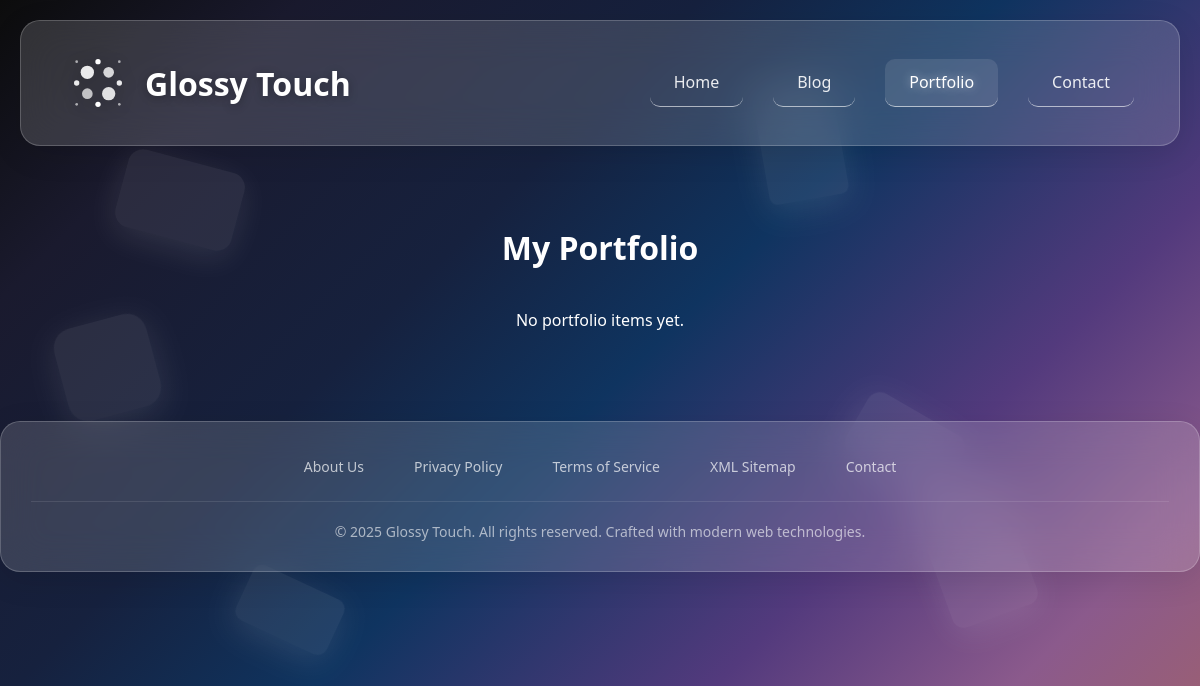
Page /portfolio/ on the earlier database version.
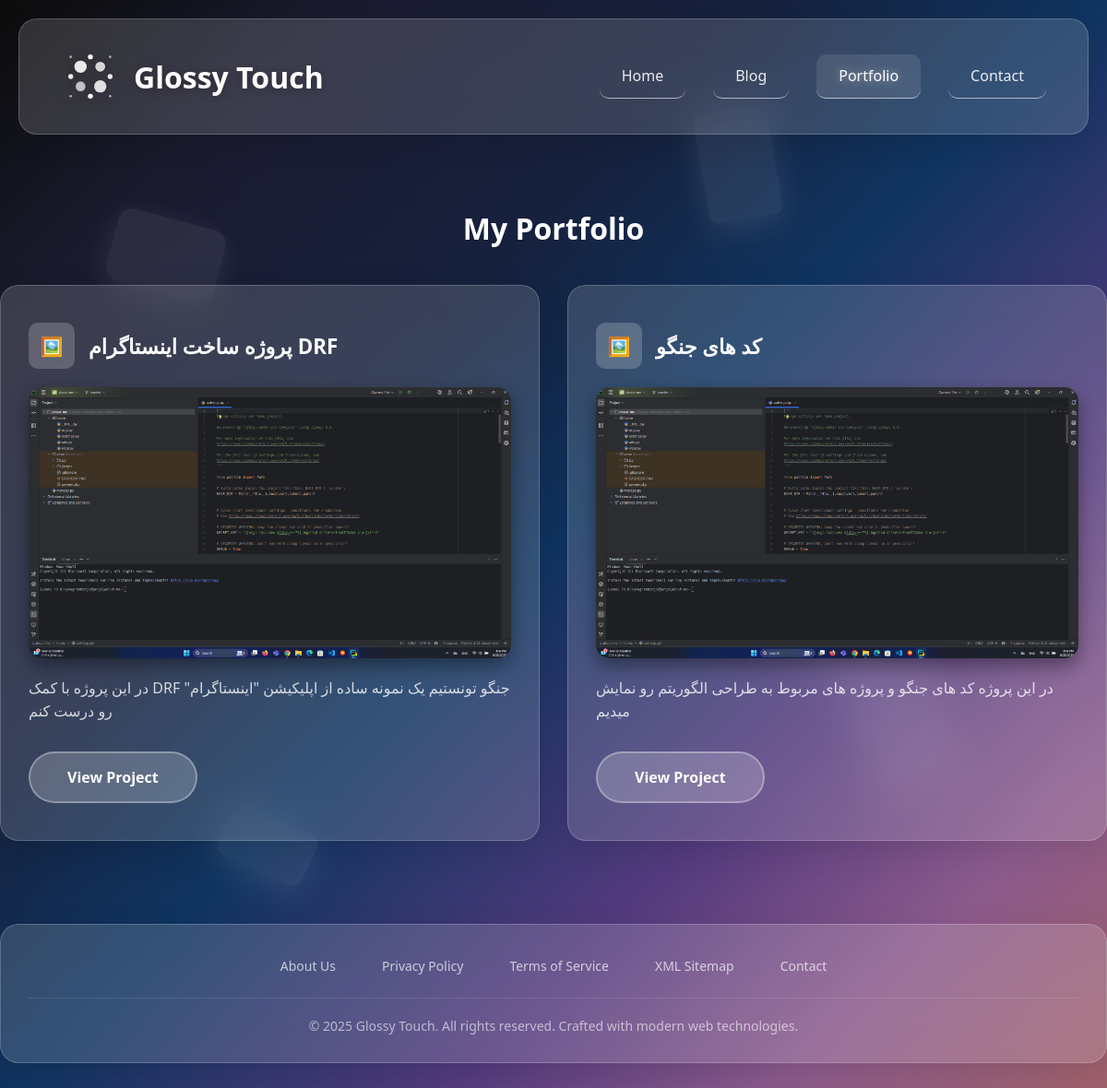
Same page on the later database version.
### about/models.py (models this page shows, shortened)
class Portfolio(models.Model):
    title = models.CharField(_("Title"), max_length=200)
    description = models.TextField(_("Description"))
    image = models.ImageField(_("Image"), upload_to="portfolio/")
    link = models.URLField(_("Project Link"), blank=True, null=True)
    created_at = models.DateTimeField(_("Created At"), auto_now_add=True)
    class Meta:
        verbose_name = _("Portfolio")
        verbose_name_plural = _("Portfolios")

### about/views.py (the view)
# urls.py: path("portfolio/", portfolio_list, name="portfolio_list"),
def portfolio_list(request):
    items = Portfolio.objects.all().order_by("-created_at")
    return render(request, "about/portfolio_list.html", {"items": items})

### about/templates/about/portfolio_list.html (shortened to what this page needs)
{% load static %}
{% load i18n %}
<!DOCTYPE html>
<html lang="en">
<head>
    <link rel="stylesheet" href="{% static 'css/templatemo-glossy-touch.css' %}">
</head>
<body>
<div class="bg-shapes">
    <div class="shape"></div>
    <div class="shape"></div>
    <div class="shape"></div>
    <div class="shape"></div>
    <div class="shape"></div>
    <div class="shape"></div>
</div>
<header>
    <div class="container">
        <nav class="glass">
            <div class="logo" onclick="location.href='/'">
                <div class="logo-icon">
                </div>
                <span>{% trans "Glossy Touch" %}</span>
            </div>
            <div class="nav-links">
                <a href="/" >{% trans "Home" %}</a>
                <a href="/blog/">{% trans "Blog" %}</a>
                <a href="/portfolio/" class="active">{% trans "Portfolio" %}</a>
                <a href="/contact/">{% trans "Contact" %}</a>
            </div>
        </nav>
    </div>
</header>
<div class="container" style="margin-top: 60px;">
    <h1 style="text-align:center; color:white; margin-bottom:40px;">
        {% trans "My Portfolio" %}
    </h1>
    <div class="services-grid">
        {% for item in items %}
        <div class="service-card glass">
            <div class="service-header">
                <div class="service-icon">🖼️</div>
                <h3><strong>{{ item.title }}</strong></h3>
            </div>
            <div style="margin-bottom:15px;">
                <img src="{{ item.image.url }}" alt="{{ item.title }}"
                     style="width:100%; border-radius:15px; box-shadow:0 8px 20px rgba(0,0,0,0.4);">
            </div>
            <p>{{ item.description }}</p>
            {% if item.link %}
                <a href="{{ item.link }}" target="_blank" class="cta-button"
                   style="display:inline-block; margin-top:10px;">
                   {% trans "View Project" %}
                </a>
            {% endif %}
        </div>
        {% empty %}
            <p style="color:white; text-align:center;">{% trans "No portfolio items yet." %}</p>
        {% endfor %}
    </div>
</div>
<div id="footer">
    <div class="container">
        <footer class="glass">
            <div class="footer-content">
                <div class="footer-links">
                    <a href="/about/">{% trans "About Us" %}</a>
                    <a href="#">{% trans "Privacy Policy" %}</a>
                    <a href="#">{% trans "Terms of Service" %}</a>
                    <a href="#">{% trans "XML Sitemap" %}</a>
                    <a href="/contact/">{% trans "Contact" %}</a>
                </div>
                <div class="copyright">
                    &copy; 2025 {% trans "Glossy Touch. All rights reserved. Crafted with modern web technologies." %}
                </div>
            </div>
        </footer>
    </div>
</div>
</body>
</html>

Differences in the rows shown:
added Portfolio: title "پروژه ساخت اینستاگرام DRF", image (picture), description "در این پروژه با کمک DRF جنگو تونستیم یک نمونه ساده از اپلیکیشن \"اینستاگرام\" رو درست کنم"
added Portfolio: title "کد های جنگو", image (picture), description "در این پروژه کد های جنگو و پروژه های مربوط به طراحی الگوریتم رو نمایش میدیم"
Other differences:
text no longer shown: "No portfolio items yet."
